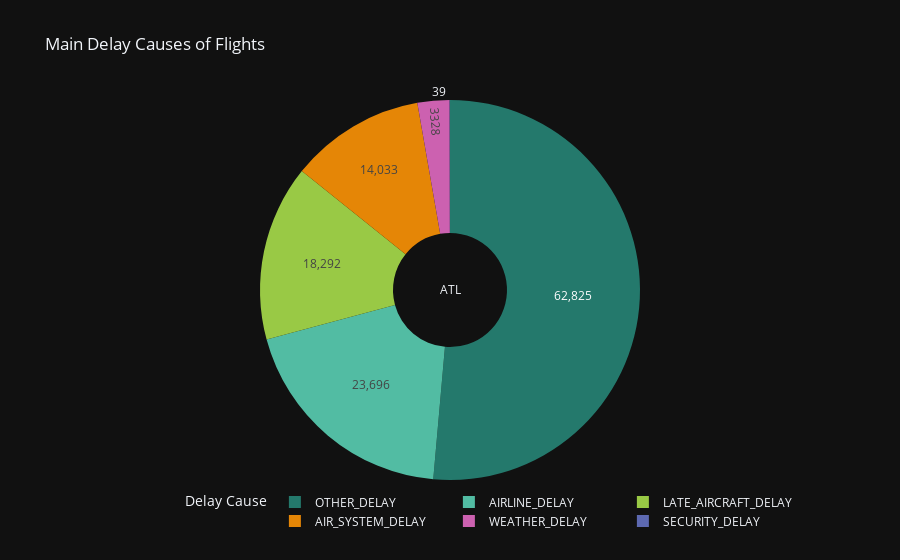

The cell this chart's notebook holds for it:
### Code cell
airport = "ATL"
values1 = df_delayed[df_delayed["ORIGIN_AIRPORT"]==airport]["MAIN_DELAY_CAUSE"].value_counts().reindex(delay_labels)
fig_pie = go.Figure()
fig_pie.add_trace(go.Pie(labels=values1.index, values=values1, direction ='clockwise', marker_colors=px.colors.qualitative.Vivid, 
                            hole=.3, title = airport))
fig_pie.update_layout(title_text="Main Delay Causes of Flights", legend_title="Delay Cause", template="plotly_dark",
                    legend=dict(orientation="h", y=-0.02, x =0.08))
fig_pie.update_traces(hoverinfo='label+percent', textinfo='value')

### Figure 1 — Plotly figure (JSON) as saved in the notebook; plotly's stock layout.template omitted (floating-point values rounded to 4 significant figures)
{"data": [{"direction": "clockwise", "hole": 0.3, "hoverinfo": "label+percent", "labels": ["AIR_SYSTEM_DELAY", "SECURITY_DELAY", "AIRLINE_DELAY", "LATE_AIRCRAFT_DELAY", "WEATHER_DELAY", "OTHER_DELAY"], "marker": {"colors": ["rgb(229, 134, 6)", "rgb(93, 105, 177)", "rgb(82, 188, 163)", "rgb(153, 201, 69)", "rgb(204, 97, 176)", "rgb(36, 121, 108)", "rgb(218, 165, 27)", "rgb(47, 138, 196)", "rgb(118, 78, 159)", "rgb(237, 100, 90)", "rgb(165, 170, 153)"]}, "textinfo": "value", "title": {"text": "ATL"}, "type": "pie", "values": [14033, 39, 23696, 18292, 3328, 62825]}], "layout": {"legend": {"orientation": "h", "title": {"text": "Delay Cause"}, "x": 0.08, "y": -0.02}, "title": {"text": "Main Delay Causes of Flights"}}}
